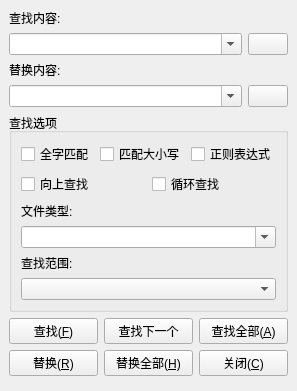
  <widget class="QDockWidget" name="findwnd">
   <property name="windowTitle">
    <string>查找 - 替换</string>
   </property>
   <attribute name="dockWidgetArea">
    <number>2</number>
   </attribute>
   <widget class="QWidget" name="dockWidgetContents_4">
    <layout class="QVBoxLayout" name="verticalLayout_17" stretch="0,0,0,0,0,1">
     <item>
      <layout class="QVBoxLayout" name="verticalLayout_16" stretch="0,0">
       <item>
        <widget class="QLabel" name="label_5">
         <property name="text">
          <string>查找内容:</string>
         </property>
        </widget>
       </item>
       <item>
        <layout class="QHBoxLayout" name="horizontalLayout_5" stretch="1,0">
         <item>
          <widget class="QComboBox" name="combFind">
           <property name="focusPolicy">
            <enum>Qt::StrongFocus</enum>
           </property>
           <property name="editable">
            <bool>true</bool>
           </property>
          </widget>
         </item>
         <item>
          <widget class="QPushButton" name="btnclrfind">
           <property name="toolTip">
            <string>清空查找历史记录</string>
           </property>
           <property name="text">
            <string/>
           </property>
           <property name="icon">
            <iconset>
             <normaloff>res/toolbar/error.png</normaloff>res/toolbar/error.png</iconset>
           </property>
          </widget>
         </item>
        </layout>
       </item>
      </layout>
     </item>
     <item>
      <layout class="QVBoxLayout" name="verticalLayout_15">
       <item>
        <widget class="QLabel" name="label_2">
         <property name="text">
          <string>替换内容:</string>
         </property>
        </widget>
       </item>
       <item>
        <layout class="QHBoxLayout" name="horizontalLayout_6" stretch="1,0">
         <item>
          <widget class="QComboBox" name="combRep">
           <property name="focusPolicy">
            <enum>Qt::StrongFocus</enum>
           </property>
           <property name="editable">
            <bool>true</bool>
           </property>
          </widget>
         </item>
         <item>
          <widget class="QPushButton" name="btnclrrep">
           <property name="toolTip">
            <string>清空替换历史记录</string>
           </property>
           <property name="text">
            <string/>
           </property>
           <property name="icon">
            <iconset>
             <normaloff>res/toolbar/error.png</normaloff>res/toolbar/error.png</iconset>
           </property>
          </widget>
         </item>
        </layout>
       </item>
      </layout>
     </item>
     <item>
      <widget class="QGroupBox" name="groupBox">
       <property name="title">
        <string>查找选项</string>
       </property>
       <layout class="QVBoxLayout" name="verticalLayout_12">
        <item>
         <layout class="QHBoxLayout" name="horizontalLayout_15">
          <item>
           <widget class="QCheckBox" name="wholeword">
            <property name="text">
             <string>全字匹配</string>
            </property>
           </widget>
          </item>
          <item>
           <widget class="QCheckBox" name="casematch">
            <property name="text">
             <string>匹配大小写</string>
            </property>
           </widget>
          </item>
          <item>
           <widget class="QCheckBox" name="regex">
            <property name="text">
             <string>正则表达式</string>
            </property>
           </widget>
          </item>
         </layout>
        </item>
        <item>
         <layout class="QHBoxLayout" name="horizontalLayout_16">
          <item>
           <widget class="QCheckBox" name="forward">
            <property name="text">
             <string>向上查找</string>
            </property>
           </widget>
          </item>
          <item>
           <widget class="QCheckBox" name="warp">
            <property name="text">
             <string>循环查找</string>
            </property>
           </widget>
          </item>
         </layout>
        </item>
        <item>
         <layout class="QVBoxLayout" name="verticalLayout_13">
          <item>
           <widget class="QLabel" name="label_4">
            <property name="text">
             <string>文件类型:</string>
            </property>
           </widget>
          </item>
          <item>
           <widget class="QComboBox" name="filetype">
            <property name="focusPolicy">
             <enum>Qt::StrongFocus</enum>
            </property>
            <property name="editable">
             <bool>true</bool>
            </property>
           </widget>
          </item>
         </layout>
        </item>
        <item>
         <layout class="QVBoxLayout" name="verticalLayout_14">
          <item>
           <widget class="QLabel" name="label_3">
            <property name="text">
             <string>查找范围:</string>
            </property>
           </widget>
          </item>
          <item>
           <widget class="QComboBox" name="findscope">
            <property name="focusPolicy">
             <enum>Qt::StrongFocus</enum>
            </property>
           </widget>
          </item>
         </layout>
        </item>
       </layout>
      </widget>
     </item>
     <item>
      <layout class="QHBoxLayout" name="horizontalLayout_18">
       <item>
        <widget class="QPushButton" name="btnFind">
         <property name="text">
          <string>查找(&amp;F)</string>
         </property>
        </widget>
       </item>
       <item>
        <widget class="QPushButton" name="btnFindAgain">
         <property name="text">
          <string>查找下一个</string>
         </property>
        </widget>
       </item>
       <item>
        <widget class="QPushButton" name="benFindall">
         <property name="text">
          <string>查找全部(&amp;A)</string>
         </property>
        </widget>
       </item>
      </layout>
     </item>
     <item>
      <layout class="QHBoxLayout" name="horizontalLayout_17">
       <item>
        <widget class="QPushButton" name="btnReplace">
         <property name="text">
          <string>替换(&amp;R)</string>
         </property>
        </widget>
       </item>
       <item>
        <widget class="QPushButton" name="btnReplaceAll">
         <property name="text">
          <string>替换全部(&amp;H)</string>
         </property>
        </widget>
       </item>
       <item>
        <widget class="QPushButton" name="btnClose">
         <property name="text">
          <string>关闭(&amp;C)</string>
         </property>
        </widget>
       </item>
      </layout>
     </item>
     <item>
      <widget class="QWidget" name="widget_7" native="true"/>
     </item>
    </layout>
   </widget>
  </widget>
